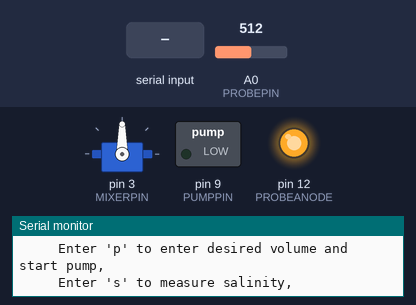
Recording of a sketch running on a simulated Arduino Uno, built with avr-gcc and run on an emulated ATmega328P. Shown: servo, switched loads named in the sketch (green lamp = pin HIGH), output pins drawn as LEDs (lit = HIGH), the last lines printed to the serial monitor. Inputs (shaded band) come from the test bench; at power-on: A0 (PROBEPIN) = 512.

Above: at 1.3 s.
1.4 s: "m90\n" received over Serial
At 1.9 s:
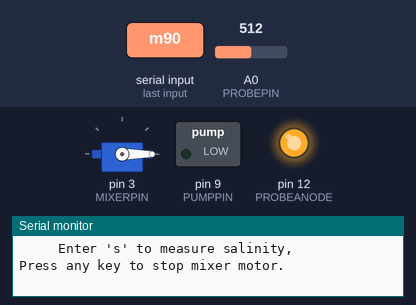
2.9 s: "90,45\n" received over Serial
At 4.1 s:
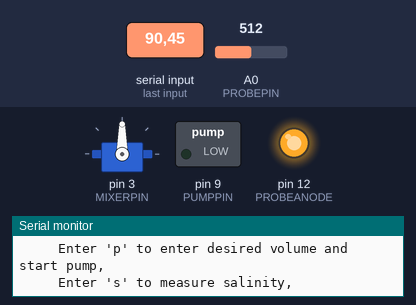
4.4 s: byte 115 ('s') received over Serial
At 5.3 s:
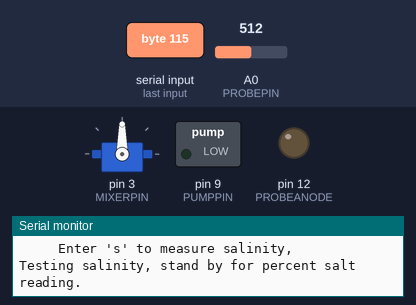
Timing chart, 0 to 7.5 s (numbered marks = the images above; inputs shaded):
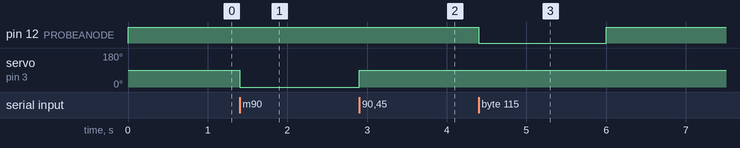

Measured:
- after the input at 1.4 s, servo on pin 3 (MIXERPIN): 90° → 0° at once
- after the input at 2.9 s, servo on pin 3 (MIXERPIN): 0° → 90° at once
- after the input at 4.4 s, pin 12 (PROBEANODE): HIGH → LOW at once, → HIGH 1.6 s later

The sketch:

salinityProbe.ino
```cpp
/*
*******************************************************************
****         Arduino sketch for EGEN310 MiniProject #2         ****
****      Salinity probe made of an anode and sensor to read   ****
****  voltage through ADC to measure conductivity. Serial I/O  ****
****  will be used to control sketch remotely and operate      ****
****  servos for mixer and probe movement, 12v DC fluid pump   ****
****  and all other code required for the EGEN310 assignment.  ****
****                                                           ****
****  This version of the code is intended to control the      ****
****   microcontroller over serial through a terminal          ****
*******************************************************************
by David Schwehr Novembr 2015 (for Group D5)
   github: dssquared
*/

#include <Servo.h>

//  ----- Defines and Constants  -----  //
#define samples 16                              // number of readings to include in standard deviation calc also length of data array
#define arefVoltage 5.05                        // external reference voltage, 1.1v internal, or default 5v  *** besure to change analogRef()  ***
#define mlPerSecond 55.5                        // volume per second of pump output, used to calculate time pump runs for desired volume
const uint16_t PAUSE = 100;                     // delay period between readings in milliseconds
const uint8_t PROBEPIN = A0;                    // input pin for probe to ADC
const uint8_t TEMPPIN = A3;                     // input pin for thermometer to ADC
const uint8_t PUMPPIN = 9;                      // digital pin for pump MOSFET
const uint8_t MIXERPIN = 3;                     // PWM pin for mixer servo
const uint8_t PROBEANODE = 12;                  // digital pin for probe on/off transistor *** active low, PNP transistor ***
const uint16_t ADCMIN = 500;                    // minimum ADC count for percent salt calculation, determined from calibration experiment
const uint16_t ADCMAX = 911;                    // maximum ADC count for percent salt calculation, determined from calibration experiment

//  ----- Variables  -----  //
volatile uint16_t ADCcount;                     // analog read values  ***  may not use  ***
float rolling;                                  // analog reading rolling avg, mainly used for comparison to calculated mean
float percentSalt;                              // final calculation of percent salt by weight
float mean;                                     // mean for std. dev. calculation or store info from stats library
float variance;                                 // variance for std dev. calculation or store info from stats library
float stdDev;                                   // store info from stats library or just use print statements to view in monitor
int readings[samples];                          // ***  samples needs to be a define or this array will not be global  ***
float voltage[samples];                         // raw ADC data converted to voltage in millivolts
float temperatureC[samples];                    // temperatures calculated from voltages in Celsius
float temperatureF[samples];                    // temperatures calculated from Celsius in Fahrenheit

//  ----- Inits -----  //
Servo mixerServo;                               // servo object for mixer motor


void setup(){
	pinMode(PUMPPIN, OUTPUT);
	pinMode(PROBEANODE, OUTPUT);
	digitalWrite(PUMPPIN, LOW);
	digitalWrite(PROBEANODE, HIGH);             // set pin high since using a PNP transistor this circuit is active low, may not need this since we are using a pull-up resistor
	mixerServo.attach(MIXERPIN);
	mixerServo.write(90);                       // initialize continuous rotation servo to stopped position
	Serial.begin(9600);
	analogReference(DEFAULT);                   // initialize reference voltage   *** be sure to set #define arefVoltage accordingly  ***
	                                            // DEFAULT = 5v, INTERNAL = 1.1v, EXTERNAL = external reference on AREF pin

	// initialize arrays
	for (int i; i < samples; i++){
		readings[i] = 0;
		voltage[i] = 0.0;
		temperatureC[i] = 0.0;
		temperatureF[i] = 0.0;
	}
	printMenu();
}  // end setup()

void loop(){
	char menuSelection;
	if (Serial.available() > 0){
		menuSelection = Serial.read();
		switch(menuSelection){
			case 'm':
			runMixer();
			flushBuffer();
			break;
			case 'p':
			dispenseSolution();
			flushBuffer();
			break;
			case 's':
			salinityTest();
			flushBuffer();
			break;
			case 'd':
			plotData();
			flushBuffer();
			break;
			default:
			Serial.println("Invalid entry, try again.");
			printMenu();
			flushBuffer();
			break;
		}  // end switch
	}  // end if serial.avail()
}  // end loop()


// function to print menu/choices while using terminal to control sketch
void printMenu(){
	Serial.println("Please make a selection from the following:");
	Serial.println("     Enter 'm' to start mixer,");
	Serial.println("     Enter 'p' to enter desired volume and start pump,");
	Serial.println("     Enter 's' to measure salinity,");
	//Serial.println("     Enter 'd' to display data on plot.");
}  //  end printMenu()

// run mixer servo for a period of time
void runMixer(){
	//Serial.println("Just a stub need to finish runMixer()");
	mixerServo.write(0);                        // continuous rotation servo: 0=full speed one direction, 90=stopped, 180=full speed opposite direction
	Serial.println("Press any key to stop mixer motor.");
	flushBuffer();
	while (Serial.available() == 0){
	}
	mixerServo.write(90);                       // turn off servo
	flushBuffer();
	printMenu();
}  // end runMixer()

// run pump to dispense desired volume
void dispenseSolution(){
	//Serial.println("Just a stub, need to finish dispenseSolution.");
	String userInput;
	float volume;
	char check = 'n';                           // used for incoming byte to verify volume input, initialize to anything but 'y'

	while (check != 'y'){
		Serial.setTimeout(5000);
		Serial.println("Enter desired volume to dispense in milliliters:");
		flushBuffer();
		while (Serial.available() == 0){
		}
		userInput = Serial.readStringUntil('\n');    //  ***  be sure to have terminal program set to send new line/LF char  ***
		volume = userInput.toFloat();
		//volume = Serial.parseFloat();
		Serial.print("You have entered: ");
		Serial.print(volume);
		Serial.println(" milliliters.");
		Serial.println("Press 'y' to confirm volume, any other key to re-enter volume desired.");
		flushBuffer();
		while (Serial.available() == 0){
		}
		check = Serial.read();
		Serial.print("Check byte is: ");
		Serial.println(check);
	}

	if (check == 'y'){                          // redundant check
		float period = (volume/mlPerSecond) * 1000;
		digitalWrite(PUMPPIN, HIGH);
		delay(period);
		digitalWrite(PUMPPIN, LOW);
	}else{
		Serial.println("Exiting dispenseSolution()");
	}

	printMenu();

}  // end dispenseSolution()

// gather salinity probe readings
void salinityTest(){
	//Serial.println("Just a stub, need to finish salinityTest()");
	Serial.println("Testing salinity, stand by for percent salt reading.");
	digitalWrite(PROBEANODE, LOW);              // turn on power to anode side of probe, using PNP transistor = active low
	buildDataSet(PROBEPIN);
	digitalWrite(PROBEANODE, HIGH);             // turn off power to anode
	rolling = calculateRollingAvg();
	Serial.print("Rolling average: ");
	Serial.println(rolling);
	if (rolling < ADCMIN){
		percentSalt = 0.0;
	}else if(rolling >= ADCMIN && rolling <= ADCMAX){
		percentSalt = map(rolling, (float)ADCMIN, (float)ADCMAX, 0.0, 26.0);
	} else{
		percentSalt = 26.0;
	}
	Serial.print("Percent salt calculated: ");
	Serial.print(percentSalt);
	Serial.println(" %");
	// ***  need to finish data processing and add result to variable to be plotted  ***
	printMenu();
}  // end salinityTest()

// plot all data to time plot
void plotData(){
	Serial.println("Just a stub, need finish plotData");
	salinityTest();
	Serial.print("Percent salt by weight: ");
	Serial.print(percentSalt);
	Serial.println(" %");
	printMenu();
}  // end plotData()

//  function to fill array with raw ADC readings
void buildDataSet(int inputPin){                //  could combine all these functions into one
	                                            //  but having separate arrays we can manipulate
	                                            //  data in more ways for analysis
	// fill array with readings from ADC
	for (int i; i < samples; i++){
		readings[i] = analogRead(inputPin);
		delay(PAUSE);
	}
}  // end getDataSet()

// function to calculate rolling average of ADC counts
// be sure to call buildDataSet() before calling this function
float calculateRollingAvg(){
	float average = ((float)readings[0] + (float)readings[1]) / 2;
	for (int i = 2; i < samples; i++){
		average = (average + (float)readings[i]) / 2;
	}
	return average;
}  //  end calculateRollingAvg()

// function to flush serial input buffer
// since arduino 1.0 the serial.flush() works differently
void flushBuffer(){
	Serial.flush();
	while (Serial.available())
		Serial.read();
}  // end flushBuffer()
```
